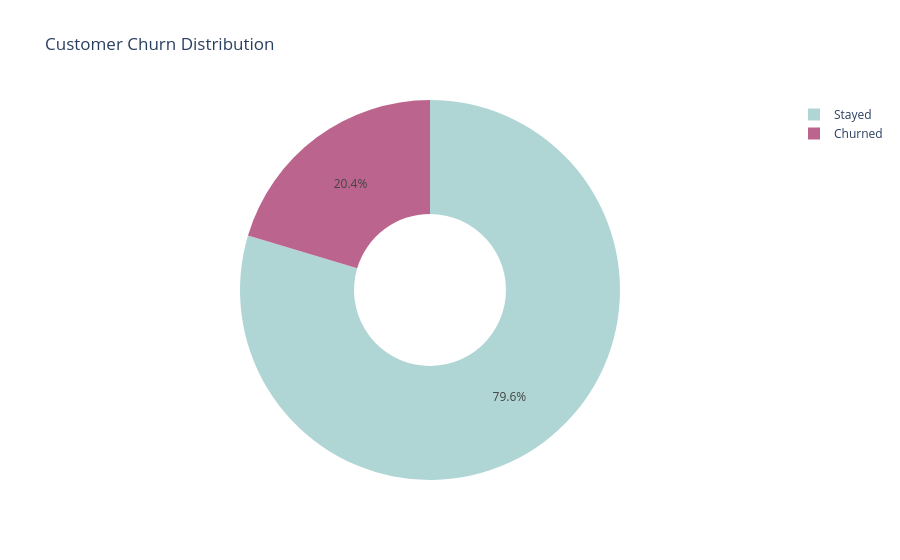

Source (notebook cell):
### Markdown cell above
## Overall Churn Rate

In this section, we calculate the overall churn rate to understand how many customers are leaving the bank.

### Code cell
churn_distribution = df['churn'].value_counts().reset_index()

churn_distribution.columns = ['churn', 'count']

churn_distribution['churn'] = churn_distribution['churn'].map({
    0: 'Stayed',
    1: 'Churned'
})
fig = create_pie_chart(data=churn_distribution,names_col='churn',values_col='count',title='Customer Churn Distribution')

fig.show()

### Figure 1 — Plotly figure (JSON) as saved in the notebook; plotly's stock layout.template omitted (floating-point values rounded to 4 significant figures)
{"data": [{"domain": {"x": [0, 1], "y": [0, 1]}, "hole": 0.4, "hovertemplate": "churn=%{label}<br>count=%{value}<extra></extra>", "labels": ["Stayed", "Churned"], "legendgroup": "", "name": "", "showlegend": true, "type": "pie", "values": [7963, 2037]}], "layout": {"legend": {"tracegroupgap": 0}, "piecolorway": ["#B0D5D5", "#BB648D", "#1BAAA0", "#FF9F7A", "#DB6A8F", "#5784BA"], "title": {"text": "Customer Churn Distribution"}}}
